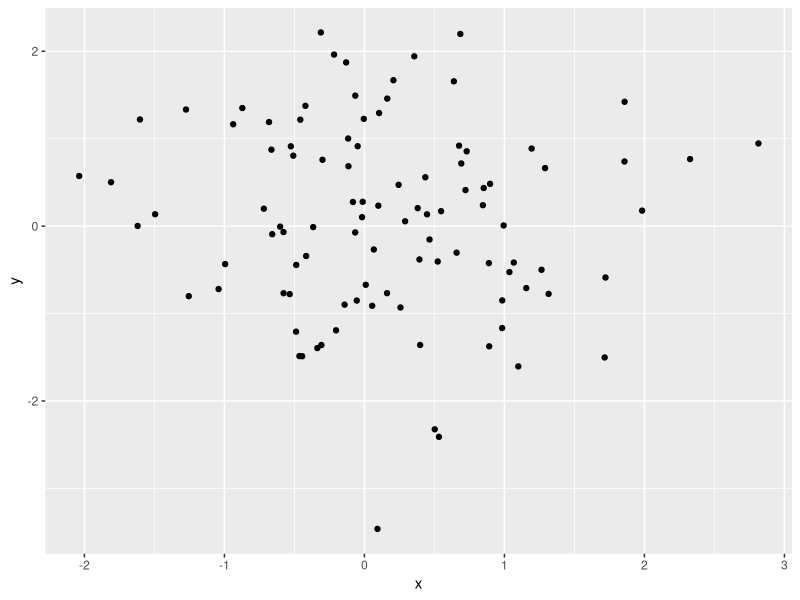
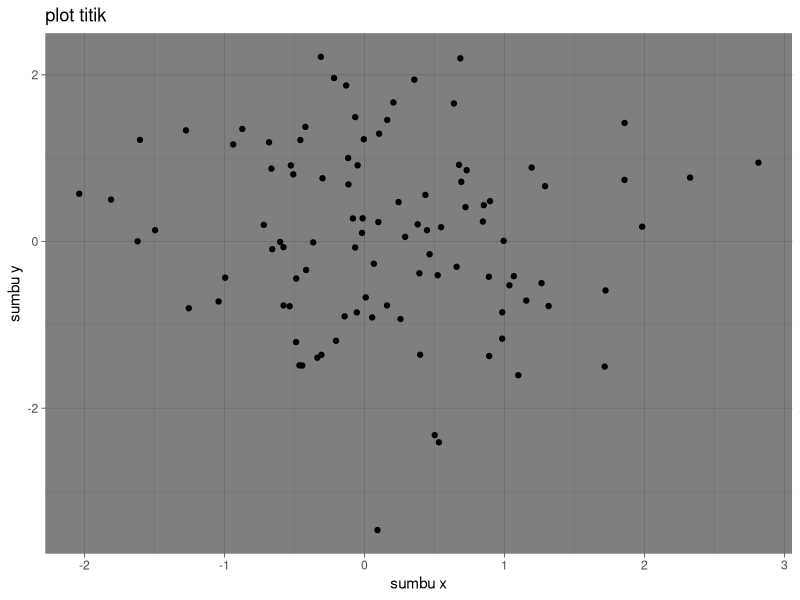
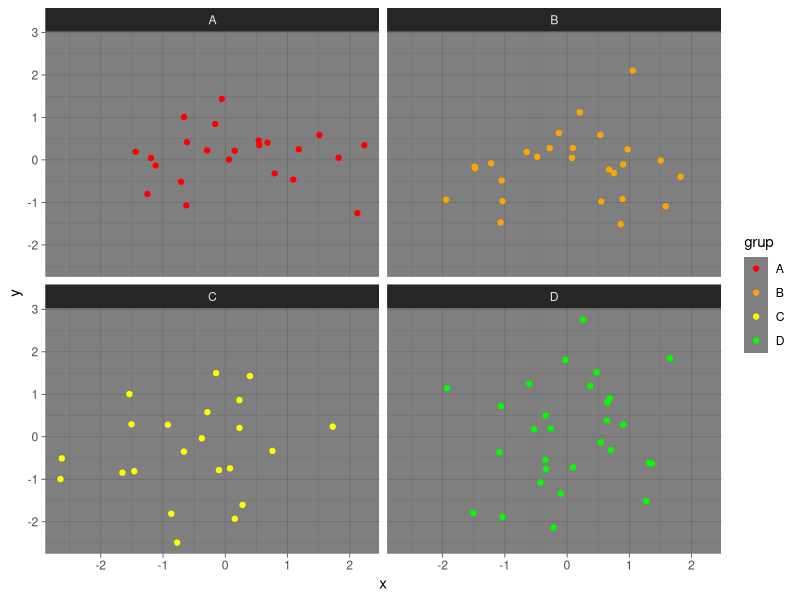
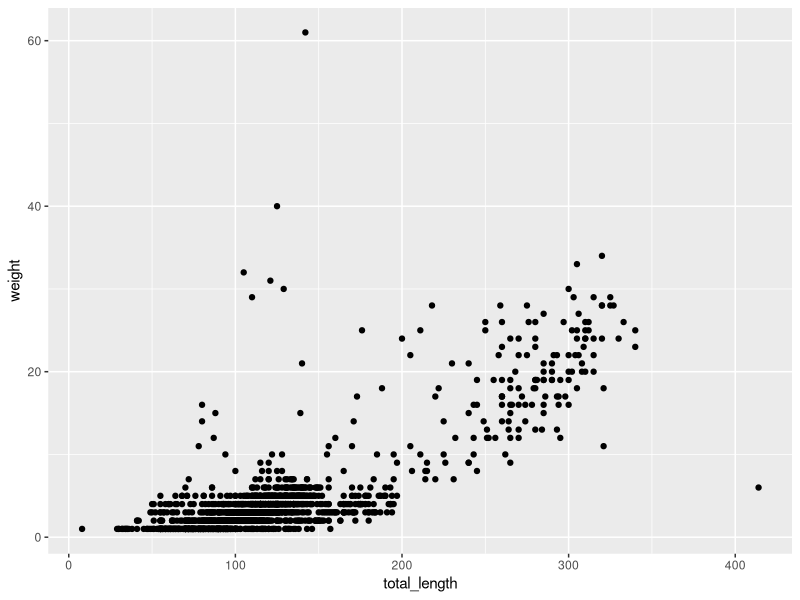
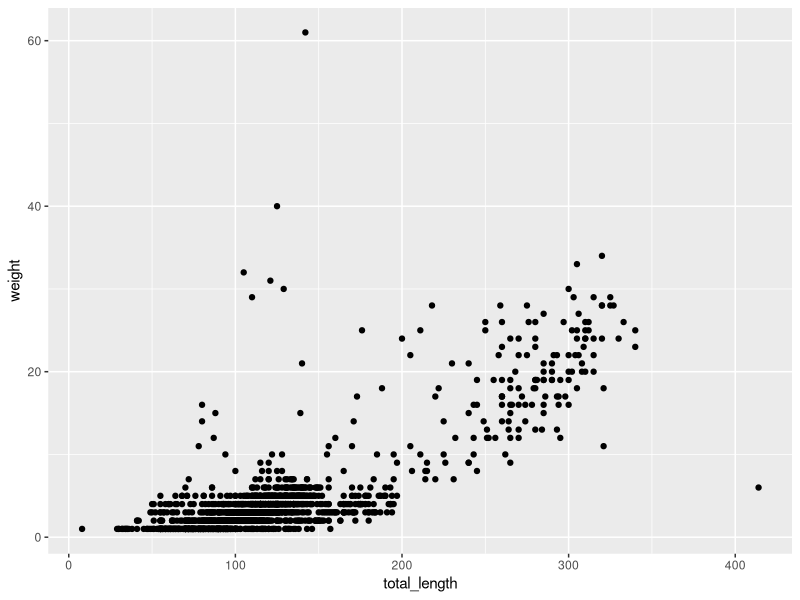
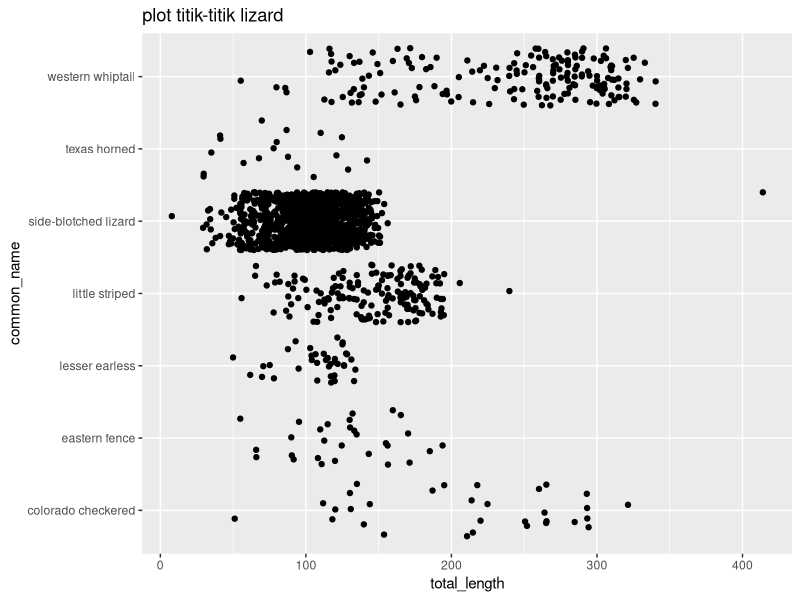
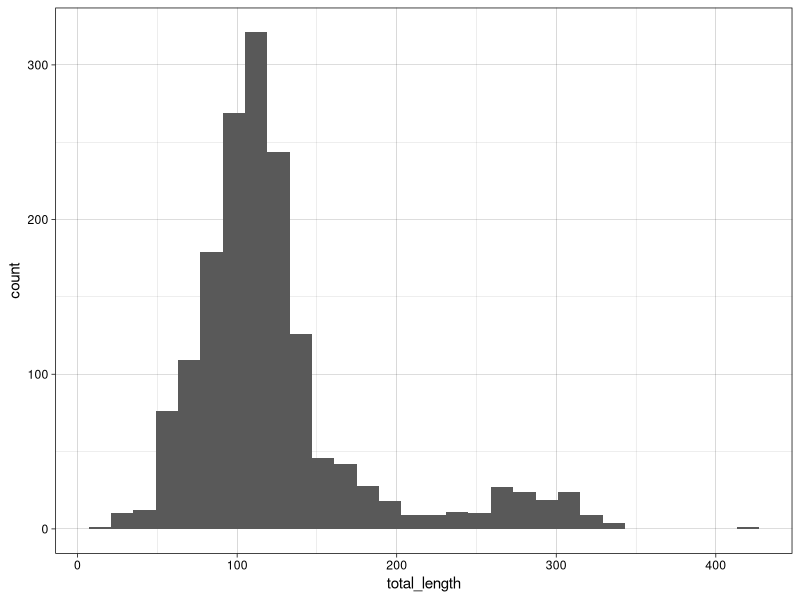
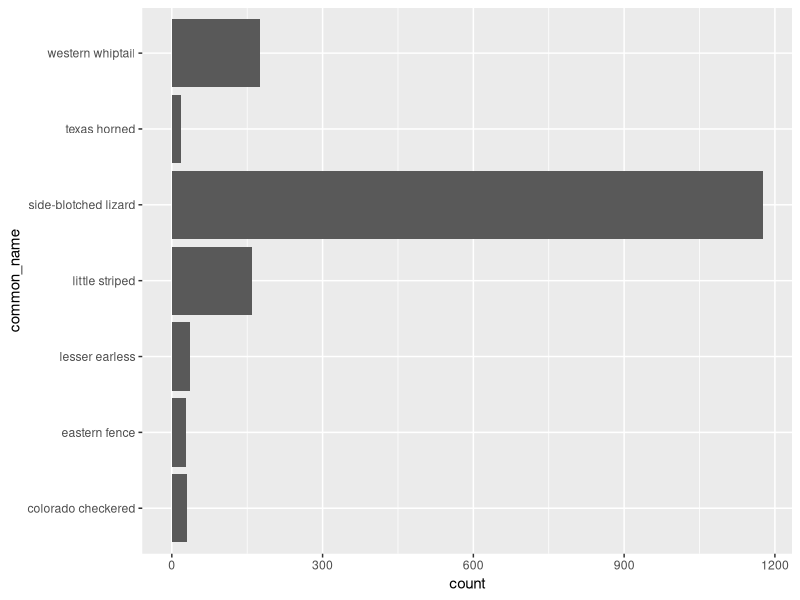

Generate these figures, in order, with R:
## ---- chunk 1
knitr::opts_chunk$set(echo = TRUE)
## ---- chunk 2
library(ggplot2)

data <- data.frame(x = rnorm(100),y = rnorm(100))

ggplot(data,aes(x = x,y = y)) +
  geom_point()
## ---- chunk 3
ggplot(data,aes(x = x,y = y)) +
  geom_point() +
  labs(title = "plot titik",x = "sumbu x",y = "sumbu y") +
  theme_dark()
## ---- chunk 4
data <- data.frame(x = rnorm(100),y = rnorm(100),grup = sample(c("A","B","C","D"),100,replace = TRUE))

ggplot(data,aes(x = x,y = y,colour = grup)) +
  geom_point() +
  facet_wrap(~ grup) +
  scale_color_manual(values = c("A" = "red", "B" = "orange","C" = "yellow", "D" = "green")) +
  theme_dark()
## ---- chunk 5
library(readr)
lizard <- read.csv("lizards.csv")
View(lizard)

## ---- chunk 6
library(ggplot2)
ggplot(lizard, aes(x = total_length,y = weight)) +
  geom_point()
## ---- chunk 7
library(ggplot2)
ggplot(lizard, aes(x = total_length,y = weight)) +
  geom_point()
  labs(title = "plot titik",x = "total_length",y = "weight") +
    theme_light()
## ---- chunk 8
library(ggplot2)
ggplot(lizard, aes(x = total_length,y = common_name)) +
  geom_jitter() +
  labs (title="plot titik-titik lizard",x="total_length",y="common_name")
## ---- chunk 9
library(ggplot2)
ggplot(lizard, aes(x = total_length)) +
  geom_histogram() +
  theme_linedraw()
## ---- chunk 10
library(ggplot2)
ggplot(lizard, aes(y = common_name)) +
  geom_bar()
## ---- chunk 11
library(ggplot2)
ggplot(lizard, aes(x = weight)) +
  geom_histogram(color = "blue",fill = "orange", size = 2, shape = 16,linetype = "dotted") +
theme_linedraw()
labs(title = "dinding lizards",x = "weight",y = "count")
## ---- chunk 12
library(ggplot2)
ggplot(lizard, aes(x = total_length,y = weight)) +
  geom_point(color = "orange",shape = "+",size = 4)
  labs(title = "plot titik",x = "total_length",y = "weight") +
    theme_light()
## ---- chunk 13
library(ggplot2)
ggplot(lizard, aes(x = total_length,y = weight)) +
  geom_point(aes(color = common_name,shape = "+",size = total_length)) +
labs(title = "plot titik",x = "total length",y = "weight") +
  theme_classic()
